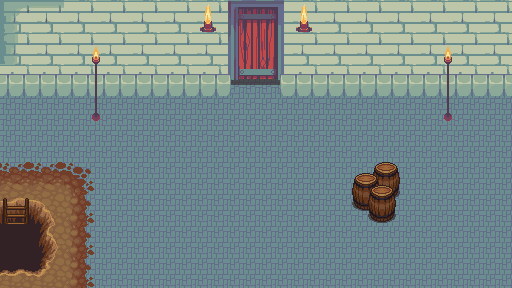

Tiled map render using the project's own tile images. Description and the whole map definition, tile-layer contents included, below:
An orthogonal 16x9 tile map with 32x32 px tiles, 6 tile layers (Suelo, Suelo2, Suelo3, Suelo4, ...), 3 tilesets and 10 objects.

<map version="1.0" orientation="orthogonal" renderorder="left-down" width="16" height="9" tilewidth="32" tileheight="32" nextobjectid="19">
 <properties>
  <property name="unity:scale" value=".0347" />
 </properties>
 <tileset firstgid="1" name="terrain_atlas" tilewidth="32" tileheight="32" tilecount="1024" columns="32">
  <image source="../Imagenes/terrain_atlas.png" width="1024" height="1024" />
 </tileset>
 <tileset firstgid="1025" name="colisiones" tilewidth="32" tileheight="32" tilecount="5" columns="5">
  <image source="../Imagenes/colisiones.png" width="160" height="32" />
  <tile id="0">
   <objectgroup draworder="index">
    <object id="0" x="-0.8" y="-0.8" width="33.2" height="32" />
   </objectgroup>
  </tile>
  <tile id="1">
   <objectgroup draworder="index">
    <object id="0" x="16" y="0" width="15.2" height="31.2" />
   </objectgroup>
  </tile>
  <tile id="2">
   <objectgroup draworder="index">
    <object id="0" x="0.4" y="0" width="15.6" height="31.6" />
   </objectgroup>
  </tile>
  <tile id="3">
   <objectgroup draworder="index">
    <object id="0" x="-0.4" y="8" width="31.6" height="24" />
   </objectgroup>
  </tile>
  <tile id="4">
   <objectgroup draworder="index">
    <object id="0" x="0" y="15.6" width="31.2" height="15.6" />
   </objectgroup>
  </tile>
 </tileset>
 <tileset firstgid="1030" name="base_out_atlas" tilewidth="32" tileheight="32" tilecount="1024" columns="32">
  <image source="../Imagenes/base_out_atlas.png" width="1024" height="1024" />
 </tileset>
 <layer name="Suelo" width="16" height="9">
  <data encoding="csv">
1759,1759,1759,1759,1759,1759,1759,1759,1759,1759,1759,1759,1759,1759,1759,1759,
1759,1759,1759,1759,1759,1759,1759,1759,1759,1759,1759,1759,1759,1759,1759,1759,
1759,1759,1759,1759,1759,1759,1759,1759,1759,1759,1759,1759,1759,1759,1759,1759,
1759,1759,1759,1759,1759,1759,1759,1759,1759,1759,1759,1759,1759,1759,1759,1759,
1759,1759,1759,1759,1759,1759,1759,1759,1759,1759,1759,1759,1759,1759,1759,1759,
1759,1759,1759,1759,1759,1759,1759,1759,1759,1759,1759,1759,1759,1759,1759,1759,
1759,1759,1759,1759,1759,1759,1759,1759,1759,1759,1759,1759,1759,1759,1759,1759,
1759,1759,1759,1759,1759,1759,1759,1759,1759,1759,1759,1759,1759,1759,1759,1759,
1759,1759,1759,1759,1759,1759,1759,1759,1759,1759,1759,1759,1759,1759,1759,1759
</data>
 </layer>
 <layer name="Suelo2" width="16" height="9">
  <data encoding="csv">
0,0,0,0,0,0,0,0,0,0,0,0,0,0,0,0,
0,0,0,0,0,0,0,0,0,0,0,0,0,0,0,0,
0,0,0,0,0,0,0,0,0,0,0,0,0,0,0,0,
0,0,0,0,0,0,0,0,0,0,0,0,0,0,0,0,
0,0,0,0,0,0,0,0,0,0,0,0,0,0,0,0,
1113,1113,1114,0,0,0,0,0,0,0,0,0,0,0,0,0,
1145,1145,1146,0,0,0,0,0,0,0,0,0,0,0,0,0,
1145,1145,1146,0,0,0,0,0,0,0,0,0,0,0,0,0,
1145,1145,1146,0,0,0,0,0,0,0,0,0,0,0,0,0
</data>
 </layer>
 <layer name="Suelo3" width="16" height="9">
  <data encoding="csv">
0,0,0,0,0,0,0,0,0,0,0,0,0,0,0,0,
0,0,0,0,0,0,0,0,0,0,0,0,0,0,0,0,
0,0,0,0,0,0,0,0,0,0,0,0,0,0,0,0,
0,0,0,0,0,0,0,0,0,0,0,0,0,0,0,0,
0,0,0,0,0,0,0,0,0,0,0,0,0,0,0,0,
0,0,0,0,0,0,0,0,0,0,0,0,0,0,0,0,
1119,1120,0,0,0,0,0,0,0,0,0,0,0,0,0,0,
1151,1152,0,0,0,0,0,0,0,0,0,0,0,0,0,0,
1183,1184,0,0,0,0,0,0,0,0,0,0,0,0,0,0
</data>
 </layer>
 <layer name="Suelo4" width="16" height="9">
  <data encoding="csv">
0,0,0,0,0,0,0,0,0,0,0,0,0,0,0,0,
0,0,0,0,0,0,0,0,0,0,0,0,0,0,0,0,
0,0,0,0,0,0,0,0,0,0,0,0,0,0,0,0,
0,0,0,0,0,0,0,0,0,0,0,0,0,0,0,0,
0,0,0,0,0,0,0,0,0,0,0,0,0,0,0,0,
0,0,0,0,0,0,0,0,0,0,0,0,0,0,0,0,
1167,0,0,0,0,0,0,0,0,0,0,0,0,0,0,0,
0,0,0,0,0,0,0,0,0,0,0,0,0,0,0,0,
0,0,0,0,0,0,0,0,0,0,0,0,0,0,0,0
</data>
 </layer>
 <layer name="Paredes" width="16" height="9">
  <data encoding="csv">
1882,1883,1884,1884,1884,1884,1884,1950,1951,1884,1884,1884,1884,1884,1884,1884,
1914,1884,1884,1884,1884,1884,1884,1982,1983,1884,1884,1884,1884,1884,1884,1884,
2016,2016,2016,2016,2016,2016,2016,2014,2015,2016,2016,2016,2016,2016,2016,2016,
0,0,0,0,0,0,0,0,0,0,0,0,0,0,0,0,
0,0,0,0,0,0,0,0,0,0,0,0,0,0,0,0,
0,0,0,0,0,0,0,0,0,0,0,0,0,0,0,0,
0,0,0,0,0,0,0,0,0,0,0,0,0,0,0,0,
0,0,0,0,0,0,0,0,0,0,0,0,0,0,0,0,
0,0,0,0,0,0,0,0,0,0,0,0,0,0,0,0
</data>
 </layer>
 <layer name="Objetos" width="16" height="9">
  <properties>
   <property name="unity:sortingLayerName" value="ObjetosMundo" />
  </properties>
  <data encoding="csv">
0,0,0,0,0,0,1762,0,0,1762,0,0,0,0,0,0,
0,0,1764,1765,0,0,0,0,0,0,0,0,0,1764,1765,0,
0,0,1796,1797,0,0,0,0,0,0,0,0,0,1796,1797,0,
0,0,1828,1829,0,0,0,0,0,0,0,0,0,1828,1829,0,
0,0,0,0,0,0,0,0,0,0,0,0,0,0,0,0,
0,0,0,0,0,0,0,0,0,0,0,1561,1562,0,0,0,
0,0,0,0,0,0,0,0,0,0,0,1593,1594,0,0,0,
0,0,0,0,0,0,0,0,0,0,0,0,0,0,0,0,
0,0,0,0,0,0,0,0,0,0,0,0,0,0,0,0
</data>
 </layer>
 <objectgroup name="Colisiones">
  <object id="1" x="2" y="72">
   <polyline points="0,0 223,2 230,-4 231,-69 281,-69 280,-9 286,1 506,0" />
  </object>
  <object id="10" x="-1" y="98">
   <polyline points="0,0 1,115 49.5,115.75 47.75,190 510,190 512,-25" />
  </object>
  <object id="13" x="354" y="184">
   <polyline points="0,0 22,0 26,-9 42,-9 45,0 43,9 42,16 42,28 38,36 22,37 16,33 7,26 -1,26 0,2" />
  </object>
  <object id="17" x="87" y="112" width="16" height="11" />
  <object id="18" x="441" y="112" width="14" height="12" />
 </objectgroup>
</map>
